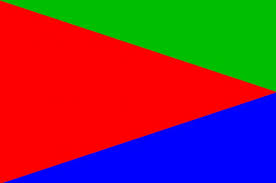
#> input picture Basics_Of_openCV/Data/color.jpg, 276 x 183 px, found by its file name
$ jupyter execute 'BASIC OPERATIONS ON IMAGES.ipynb'
#> lines starting #> are read from the running program, lines starting #| are printed output that depends on the picture; after the words box and inside, x2 and y2 are one past the last pixel; in counts of white or black regions, pixels touching at a corner belong together
# Accessing and Modifying pixel values

### Program to access the pixel values of an image at a particular region

[cell 1]
#Step 1: Import the required packages
import numpy as np
import cv2

#Step 2: Load the image
img=cv2.imread("data/color.jpg",1)
#> img is the input picture: shape (183, 276, 3); mean B, G, R 63.7, 48.1, 127.8

'''You can access a pixel value by its row and column coordinates.
For BGR image, it returns an array of Blue, Green, Red values.
For grayscale image, just corresponding intensity is returned.'''

#Step 3: Access the pixel values and store it in a variable
px=img[100,100]
#> px = [2, 0, 254]

# Step 4: Display the pixel values to the user
print("The pixel values of the coordinate [100,100] in   ---> [BLUE     GREEN     RED] intensity is ---> ",px)
#| The pixel values of the coordinate [100,100] in   ---> [BLUE     GREEN     RED] intensity is --->  [  2   0 254]

### Program to access the blue pixel  values of an image at a particular region

[cell 2]
#Step 1: Import the required packages
import numpy as np
import cv2

#Step 2: Load the image
img=cv2.imread("data/color.jpg",1)

'''You can access a pixel value by its row and column coordinates.
For BGR image, it returns an array of Blue, Green, Red values.
For grayscale image, just corresponding intensity is returned.'''

#Step 3: Access the pixel values and store it in a variable
blue=img[100,100,0]             # FOR BLUE ONLY                # The pixels can be accesses using zero(0) based index
#> blue = 2
green=img[100,100,1]            # FOR GREEN ONLY
#> green = 0
red=img[100,100,2]              # FOR RED ONLY
#> red = 254

# Step 4: Display the pixel values to the user
print("This will Print same output as above cell but we are trying to determine specific color intensity here. 012 as BGR index used in img[] method above")
print("The blue pixel values of the coordinate [100,100] is ",blue)
#| The blue pixel values of the coordinate [100,100] is  2
print("The green pixel values of the coordinate [100,100] is ",green)
#| The green pixel values of the coordinate [100,100] is  0
print("The red pixel values of the coordinate [100,100] is ",red)
#| The red pixel values of the coordinate [100,100] is  254

### Program to access and modify pixel values of an image at a particular region¶

[cell 3]
#Step 1: Import the required packages
import numpy as np
import cv2

#Step 2: Load the image
img=cv2.imread("data/color.jpg",1)

'''You can access a pixel value by its row and column coordinates.
For BGR image, it returns an array of Blue, Green, Red values.
For grayscale image, just corresponding intensity is returned.'''

#Step 3: Access the pixel values and store it in a variable
px=img[100,100]

# Step 4: Display the pixel values to the user
print("The  pixel values of the coordinate [100,100] is ",px)
#| The  pixel values of the coordinate [100,100] is  [  2   0 254]

#Step 5: Modify the pixel values
img[100,100]=[245,100,234]
#> img: shape (183, 276, 3); under 0.01% of pixels changed, all inside (x1, y1, x2, y2) = (100, 100, 101, 101)

#Step 6: Print the modified pixel values
print(" \nThe modified pixel value at coordinate [100,100] is  ",img[100,100])
#| The modified pixel value at coordinate [100,100] is   [245 100 234]

### Program to access and modify the blue pixel values at a particular region

[cell 4]
#Step 1: Import the required packages
import numpy as np
import cv2

#Step 2: Load the image
img=cv2.imread("data/color.jpg",1)

'''You can access a pixel value by its row and column coordinates.
For BGR image, it returns an array of Blue, Green, Red values.
For grayscale image, just corresponding intensity is returned.'''

#Step 3: Access the pixel values and store it in a variable
blue=img.item(100,100,0)

# Step 4: Display the pixel values to the user
print("The blue pixel values of the coordinate [100,100] is ",blue)
#| The blue pixel values of the coordinate [100,100] is  2

#Step 5: Modify the pixel values
img.itemset((100,100,0),245)

#Step 6: Print the modified pixel values
print(" \nThe modified pixel value at coordinate [100,100] is  ",img[100,100,0])
#| The modified pixel value at coordinate [100,100] is   245

### Program to access and modify the green pixel values at a particular region

[cell 5]
#Step 1: Import the required packages
import numpy as np
import cv2

#Step 2: Load the image
img=cv2.imread("data/color.jpg",1)

'''You can access a pixel value by its row and column coordinates.
For BGR image, it returns an array of Blue, Green, Red values.
For grayscale image, just corresponding intensity is returned.'''

#Step 3: Access the pixel values and store it in a variable
green=img.item(100,100,1)

# Step 4: Display the pixel values to the user
print("The green pixel values of the coordinate [100,100] is ",green)
#| The green pixel values of the coordinate [100,100] is  0

#Step 5: Modify the pixel values
img.itemset((100,100,1),230)

#Step 6: Print the modified pixel values
print(" \nThe modified pixel value at coordinate [100,100] is  ",img[100,100,1])
#| The modified pixel value at coordinate [100,100] is   230

### Program to access and modify the red pixel values at a particular coordinate

[cell 6]
#Step 1: Import the required packages
import numpy as np
import cv2

#Step 2: Load the image
img=cv2.imread("data/color.jpg",1)

'''You can access a pixel value by its row and column coordinates.
For BGR image, it returns an array of Blue, Green, Red values.
For grayscale image, just corresponding intensity is returned.'''

#Step 3: Access the pixel values and store it in a variable
red=img.item(100,100,2)

# Step 4: Display the pixel values to the user
print("The green pixel values of the coordinate [100,100] is ",red)
#| The green pixel values of the coordinate [100,100] is  254

#Step 5: Modify the pixel values
img.itemset((100,100,2),78)

#Step 6: Print the modified pixel values
print(" \nThe modified pixel value at coordinate [100,100] is  ",img[100,100,2])
#| The modified pixel value at coordinate [100,100] is   78

# Accessing Image Properties

### Program to access the shape of a colored image.

[cell 7]
# Step 1: Import the reuired packages
import cv2
import numpy as np

# Step 2: Load the image
img=cv2.imread("data/color.jpg",1)

# Access the shape of an image and store it in a variable
rows,columns,channels=img.shape              # returns 3 value rows,columns and channels (Colored or Grayscale)
#> rows = 183; columns = 276; channels = 3
dimension=img.shape                                   # Stores same thing as previuos statement but stored as a tuple dimension()
#> dimension = (183, 276, 3)

# Print the image dimension
print("The dimension of an image is ",dimension)
#| The dimension of an image is  (183, 276, 3)
print("The no of rows in an image is ", rows)
#| The no of rows in an image is  183
print("The no of columns in an image is ",columns)
#| The no of columns in an image is  276
print("The channels in an image is ",channels)
#| The channels in an image is  3

### Program to access the shape of a grayscale image.

[cell 8]
# Step 1: Import the reuired packages
import cv2
import numpy as np

# Step 2: Load the image
img=cv2.imread("data/color.jpg",0)
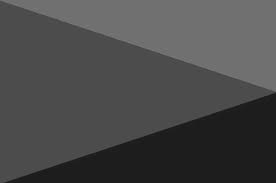
#> img: shape (183, 276); min 20, max 124, mean 73.6

# Access the shape of an image and store it in a variable
rows,columns=img.shape
dimension=img.shape
#> dimension = (183, 276)

# Print the image dimension
print("The dimension of an image is ",dimension)
#| The dimension of an image is  (183, 276)
print("The no of rows in an image is ", rows)
#| The no of rows in an image is  183
print("The no of columns in an image is ",columns)
#| The no of columns in an image is  276

# Making Borders for Images (Padding)

### Program to display all types of borders

[cell 9]
#Step 1:- Import the required packages
import cv2
import numpy as np
from matplotlib import pyplot as plt                      # Used for Plotting images

RED = [0,0,255]

#Step 2:- Load the image
img1 = cv2.imread('data/color.jpg',1)

# Step 3:- Make the border of different types by mentioning the arguments in it.
replicate = cv2.copyMakeBorder(img1,40,40,40,40,cv2.BORDER_REPLICATE)
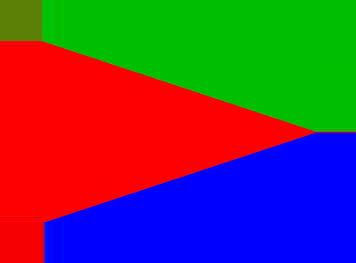
#> replicate: shape (263, 356, 3); mean B, G, R 78.7, 61.3, 95.2
reflect = cv2.copyMakeBorder(img1,40,40,40,40,cv2.BORDER_REFLECT)
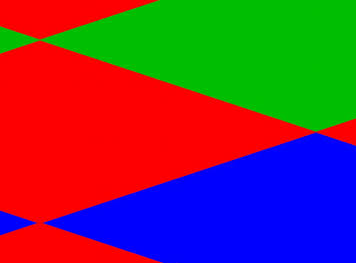
#> reflect: shape (263, 356, 3); mean B, G, R 72.8, 55, 109.5
reflect101 = cv2.copyMakeBorder(img1,40,40,40,40,cv2.BORDER_REFLECT_101)
wrap = cv2.copyMakeBorder(img1,40,40,40,40,cv2.BORDER_WRAP)
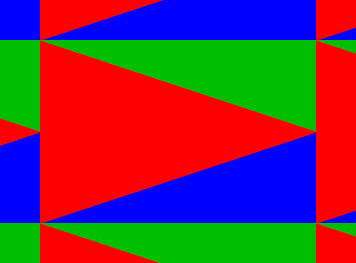
#> wrap: shape (263, 356, 3); mean B, G, R 72.8, 55, 109.5
constant= cv2.copyMakeBorder(img1,40,40,40,40,cv2.BORDER_CONSTANT,value=RED)
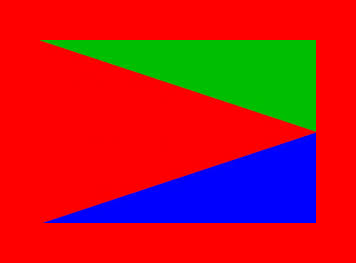
#> constant: shape (263, 356, 3); mean B, G, R 34.4, 26, 186.4

# Step 4:- Plot all the borders
plt.subplot(231),plt.imshow(img1,'gray'),plt.title('ORIGINAL')
plt.subplot(232),plt.imshow(replicate,'gray'),plt.title('REPLICATE')
plt.subplot(233),plt.imshow(reflect,'gray'),plt.title('REFLECT')
plt.subplot(234),plt.imshow(reflect101,'gray'),plt.title('REFLECT_101')
plt.subplot(235),plt.imshow(wrap,'gray'),plt.title('WRAP')
plt.subplot(236),plt.imshow(constant,'gray'),plt.title('CONSTANT')

# THE FINAL SHOWCASE
plt.show()
#> figure, not shown here; B, G, R data is drawn as R, G, B
